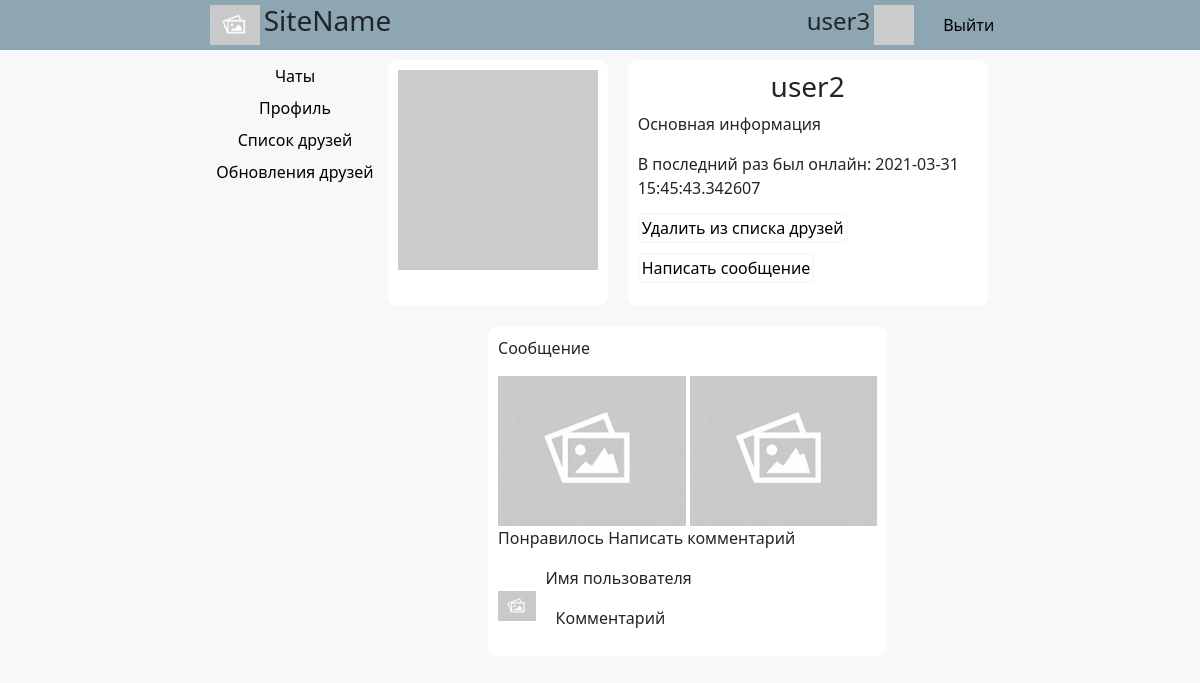
The app's page /user/user2 (signed in), older data.
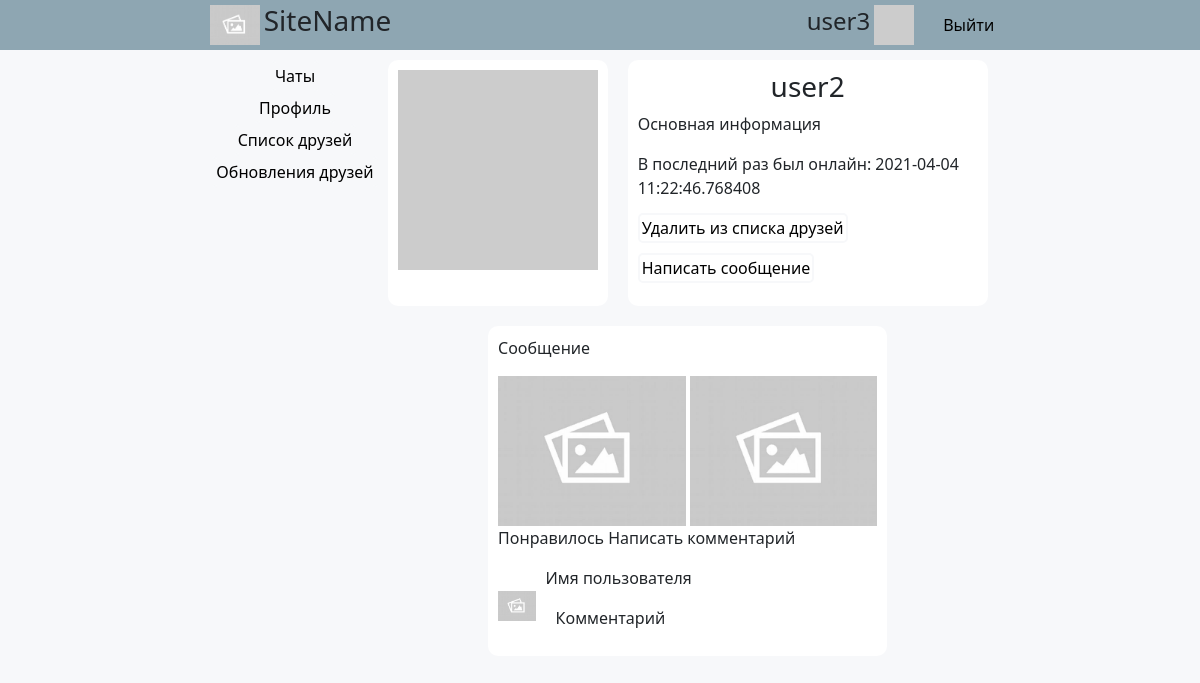
The same page, newer data.
### app/models.py (models this page shows, shortened)
class User(UserMixin, db.Model):
    id = db.Column(db.Integer, primary_key=True)
    username = db.Column(db.String(64), index=True, unique=True)
    email = db.Column(db.String(120), index=True, unique=True)
    password_hash = db.Column(db.String(128))
    posts = db.relationship('Post', backref='author', lazy='dynamic')
    invitations = db.relationship('Invitation', backref='user', lazy='dynamic')
    about_me = db.Column(db.String(140))
    last_seen = db.Column(db.DateTime, default=datetime.now(pytz.timezone('Europe/Moscow')))
    followed = db.relationship(
        'User', secondary=followers,
        primaryjoin=(followers.c.follower_id == id),
        secondaryjoin=(followers.c.followed_id == id),
        backref=db.backref('followers', lazy='dynamic'), lazy='dynamic')
    def avatar(self, size):
        digest = md5(self.email.lower().encode('utf-8')).hexdigest()
        return 'https://www.gravatar.com/avatar/{}?d=identicon&s={}'.format(
            digest, size)
    def is_following(self, user):
        return self.followed.filter(
            followers.c.followed_id == user.id).count() > 0

### app/routes.py (the view)
@app.route('/user/<username>')
@login_required
def user(username):
    user = User.query.filter_by(username=username).first_or_404()
    chats = user.chats
    return render_template('user.html', user=user, chats=chats, title=user.username)

### app/models.py (called while the page is built)
@login.user_loader
def load_user(id):
    return User.query.get(int(id))

### app/routes.py (called while the page is built)
@app.before_request
def before_request():
    if current_user.is_authenticated:
        current_user.last_seen = datetime.now(pytz.timezone('Europe/Moscow'))
        db.session.commit()

### app/templates/user.html (shortened to what this page needs)
{% extends "base.html" %}
{% block content %}
    <div class = 'main-part'>
    <link rel="stylesheet" href="../static/profile.css" type="text/css"/>
    <div class="client-inf">
        <div class="avatar-change">
            <img src="{{ user.avatar(128) }}">
        </div>
        <div class="information-block">
            <h3>{{ user.username }}</h3>
            <p>Основная информация</p>
            {% if user.last_seen %}<p>В последний раз был онлайн: {{ user.last_seen }}</p>{% endif %}
            {% if user == current_user %}
                <p><a href="{{ url_for('edit_profile') }}">Изменить ваш профиль</a></p>
            {% elif not (current_user.is_following(user) or user.is_following(current_user)) %}
                <p><a href="{{ url_for('follow', username=user.username) }}">Добавить в друзья</a></p>
                <p><a href="{{ url_for('write_message', username=user.username) }}">Написать сообщение</a></p>
            {% else %}
                <p><a href="{{ url_for('unfollow', username=user.username) }}">Удалить из списка друзей</a></p>
                <p><a href="{{ url_for('write_message', username=user.username) }}">Написать сообщение</a></p>
            {% endif %}
        </div>
    </div>
    <div class = 'client-news'>
        <div class = 'note'>
            <p> Сообщение </p>
            <div class = "note-img-box">
                <img src = "../static/empty.jpg"/>
                <img src = "../static/empty.jpg"/>
            </div>
            <p class = "toolbar">
                <label class = "like">
                    Понравилось
                </label>
                <label class = "comment">
                    Написать комментарий
                </label>
            </p>
            <div class = 'comment-container'>
                <div class = 'comment-block'>
                    <div class = 'comment-user-inf'>
                        <img src = '../static/empty.jpg'>
                    </div>
                    <div class = 'comment-text'>
                        <p class = 'commentator-name'> Имя пользователя </p>
                        <p class = 'comment-text'> Комментарий </p>
                    </div>
                </div>
            </div>
        </div>
    </div>
    </div>
{% endblock %}

Row changes from the older to the newer data that the page shows:
changed User "user2": last_seen "2021-03-31 15:45:43.342607" → "2021-04-04 11:22:46.768408"
